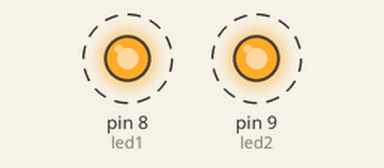
Recording of a sketch running on a simulated Arduino Uno, built with avr-gcc and run on an emulated ATmega328P. On the bench: output pins drawn as LEDs (lit = HIGH). Dashed ring = blinking.

Above: at 0.2 s.
Timing chart, 0 to 4.6 s (numbered marks = the images above):
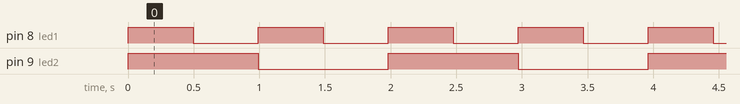

Measured:
- by itself, pin 8 (led1): alternates HIGH for 0.50 s and LOW for 0.50 s
- by itself, pin 9 (led2): alternates HIGH for 0.99 s and LOW for 0.99 s
- by itself, everything shown: repeats every 2.0 s, in 4 steps

The sketch:

reto_4.1.ino
```cpp
#include <Arduino.h>
#include <Arduino_FreeRTOS.h>

// Pines
const int led1 = 8;   // LED 1
const int led2 = 9;   // LED 2

// Declaración de tareas
void Tarea1(void *pvParameters);
void Tarea2(void *pvParameters);

void setup() {
  pinMode(led1, OUTPUT);
  pinMode(led2, OUTPUT);

  // Crear tareas
  xTaskCreate(
    Tarea1,           // Función de la tarea
    "LED_500ms",      // Nombre de la tarea
    128,              // Stack
    NULL,             // Parámetro
    1,                // Prioridad
    NULL              // Handle
  );

  xTaskCreate(
    Tarea2,           // Función de la tarea
    "LED_1000ms",     // Nombre
    128,              // Stack
    NULL,             // Parámetro
    1,                // Prioridad
    NULL              // Handle
  );

  // Iniciar el planificador
  vTaskStartScheduler();
}

void loop() {
  // No se usa con FreeRTOS
}

void Tarea1(void *pvParameters) {
  (void) pvParameters;
  for (;;) {
    digitalWrite(led1, HIGH);
    vTaskDelay(500 / portTICK_PERIOD_MS);  // Espera 500 ms sin bloquear
    digitalWrite(led1, LOW);
    vTaskDelay(500 / portTICK_PERIOD_MS);
  }
}

void Tarea2(void *pvParameters) {
  (void) pvParameters;
  for (;;) {
    digitalWrite(led2, HIGH);
    vTaskDelay(1000 / portTICK_PERIOD_MS);  // Espera 1000 ms sin bloquear
    digitalWrite(led2, LOW);
    vTaskDelay(1000 / portTICK_PERIOD_MS);
  }
}
```
